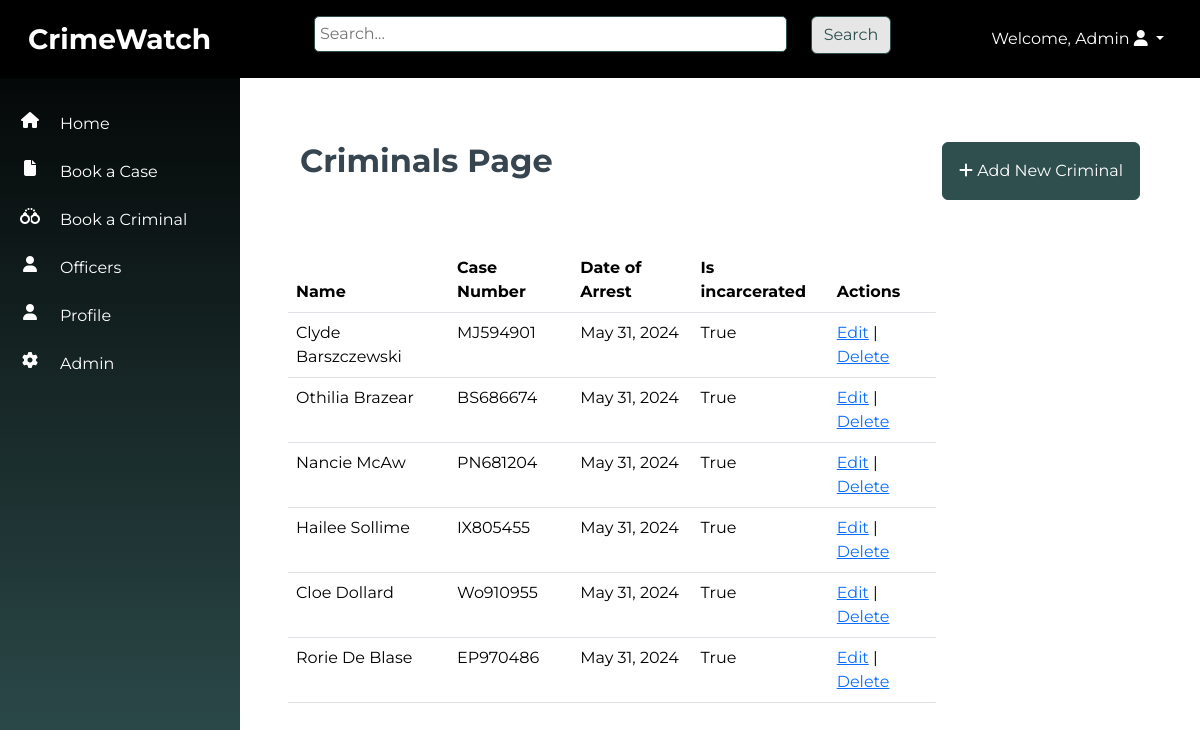
Screenshot of /criminals/ (signed in) with the database file from the repository.
### criminals/models.py (models this page shows, shortened)
class CriminalRecord(models.Model):
    MARITAL_STATUS = [
        ('Single', 'Single'),
        ('Married', 'Married'),
        ('Divorced', 'Divorced'),
        ('Widowed', 'Widowed'),
        ('Widower', 'Widower'),
        ('Celibate', 'Celibate'),
    ]
    RELIGION = [
        ('Christianity', 'Christianity'),
        ('Islam', 'Islam'),
        ('Traditional Worshippers', 'Traditional Worshippers'),
        ('Others', 'Others'),
    ]
    SEX_CHOICES = [
        ('male', 'Male'),
        ('female', 'Female'),
    ]
    first_name = models.CharField(max_length=255)
    middle_name = models.CharField(max_length=255, blank=True)
    surname = models.CharField(max_length=255)
    date_of_birth = models.DateField()
    date_of_arrest = models.DateField(auto_now_add=True)
    time_of_arrest = models.TimeField(auto_now_add=True)
    tribe = models.CharField(max_length=100)
    religion = models.CharField(max_length=100, choices=RELIGION, blank=True)
    marital_status = models.CharField(max_length=10, choices=MARITAL_STATUS, default="Single")
    height_in_meters = models.FloatField()
    weight_in_kg = models.FloatField()
    gender = models.CharField(max_length=10, choices=SEX_CHOICES, default="Male")
    nin = models.CharField(max_length=100, unique=True)
    address = models.CharField(max_length=255, blank=True)
    associated_cases = models.ForeignKey(CriminalCase, on_delete=models.CASCADE, blank=True, null=True)
    contact_info = models.CharField(max_length=100, blank=True)
    distinctive_features = models.CharField(max_length=255, blank=True)
    next_of_kin = models.CharField(max_length=255, blank=True)
    mugshot = models.ImageField(upload_to='src/images/', blank=True)
    known_aliases = models.CharField(max_length=255, blank=True)
    associates = models.CharField(max_length=255, blank=True)
    arresting_officer = models.ForeignKey(Officer, on_delete=models.CASCADE, blank=True)
    case_number = models.CharField(max_length=9, default=generate_case_number, unique=True)
    is_incarcerated = models.BooleanField(default=True)
    is_wanted = models.BooleanField(default=False)

### criminals/views.py (the view)
# urls.py: path('', views.criminal_list, name='criminal_list'),
@login_required
def criminal_list(request):
    criminals = CriminalRecord.objects.all()
    return render(request, 'criminal_list.html', {'criminals': criminals})

### criminals/templates/criminal_list.html (shortened to what this page needs)
{% extends 'base.html' %}
{% block content %}
<div class="container-fluid p-5">
    <div class="row mb-5">
        <div class="col-6">
            <h1 class="fw-bold fs-2">Criminals Page</h1>
        </div>
        <div class="col-6 ">
            <a href="{% url 'criminal_create' %}" class="btn btn-primary p-3 float-end"><i class="fa fa-plus"></i> Add New Criminal</a>
        </div>
    </div>
    <div class="row">
        <table class="table w-75">
            <thead>
                <tr>
                    <th scope="col">Name</th>
                    <th scope="col">Case Number</th>
                    <th scope="col">Date of Arrest</th>
                    <th scope="col">Is incarcerated</th>
                    <th scope="col">Actions</th>
                </tr>
            </thead>
            <tbody>
                {% for criminal in criminals %}
                    <tr>
                        <td class="text-capitalize">{{ criminal.first_name }} {{ criminal.surname }}</td>
                        <td class="text-capitalize">{{ criminal.case_number}}</td>
                        <td class="">{{ criminal.date_of_arrest }}</td>
                        <td class="text-capitalize">{{ criminal.is_incarcerated }}</td>
                        <td>
                            <a href="{% url 'criminal_update' criminal.pk %}">Edit</a> |
                            <a href="{% url 'criminal_delete' criminal.pk %}">Delete</a>
                        </td>
                    </tr>
                {% endfor %}
            </tbody>
        </table>
    </div>
</div>
{% endblock %}

### templates/base.html (shortened to what this page needs)
<!DOCTYPE html>
<html lang="en">
<head>
    <link rel="stylesheet" href="https://cdnjs.cloudflare.com/ajax/libs/font-awesome/6.5.2/css/all.min.css">
    {% load static %}
    <link rel="stylesheet" type="text/css" href="{% static 'src/styles.css' %}">
    <link href="https://cdn.jsdelivr.net/npm/bootstrap@5.3.3/dist/css/bootstrap.min.css" rel="stylesheet">
</head>
<body>
    <nav class="navbar navbar-expand-sm navbar-dark p-3">
        <div class="container-fluid">
            <div class="col-md-3"><a class="navbar-brand fs-3 fw-bold" href="{% url 'home' %}">CrimeWatch</a></div>
            <div class="col-md-6 d-none d-sm-block">
              <form method="get" action="{% url 'search_results' %}">
                <div class="row mb-2 align-items-start">
                  <div class="col-md-10">
                    <input type="text" name="q" placeholder="Search...">
                  </div>
                  <div class="col-md-2 rounded-top">
                    <button type="submit" class="btn btn-gray">Search</button>
                  </div>
              </div>
            </form>
          </div>
                <div class="col-md-3 d-none d-sm-block float-end">
                  {% if user.is_authenticated %}
                  <ul class="navbar-nav ml-3 justify-content-end">
                  <li class="dropdown nav-item">
                      <a href="#" class="dropdown-toggle nav-link text-white text-capitalize" data-bs-toggle="dropdown">Welcome, {{ user.username }} <i class="fa fa-user"></i> <b class="caret"></b></a>
                  </li></ul>
                  {% else %}
                  <li><a href="{% url 'login' %}">Login</a></li>
                  {% endif %}
          </div>
        </div>
      </nav>
    <div class="container-fluid">
        <div class="row">
        <div class="vert-bar d-none d-sm-block">
            <ul class="navbar-nav">
              <li class="nav-item my-1  py-2 row align-items-start">
                <i class="col-3 fa fa-house text-center"></i>
                <a class="col-9 nav-link p-0 m-0" href="{% url 'home' %}">Home</a>
              </li>
              <li class="nav-item my-1  py-2 row align-items-start">
                <i class="col-3 fa fa-file text-center"></i>
                <a class="col-9 nav-link p-0 m-0" href="{% url 'case_create' %}">Book a Case</a>
              </li>
              <li class="nav-item my-1  py-2 row align-items-start">
                <i class="col-3 fa fa-handcuffs text-center"></i>
                <a class="col-9 nav-link p-0 m-0" href="{% url 'criminal_create' %}">Book a Criminal</a>
              </li>
              <li class="nav-item my-1 py-2 row align-items-start">
                <i class="col-3 fa fa-user text-center"></i>
                <a class="col-9 nav-link p-0 m-0" href="{% url 'officer_list' %}">Officers</a>
              </li>
              <li class="nav-item my-1 py-2 row align-items-start">
                <i class="col-3 fa fa-user text-center"></i>
                <a class="col-9 nav-link p-0 m-0" href="{% url 'profile' %}">Profile</a>
              </li>
              <li class="nav-item my-1 py-2 row align-items-start">
                <i class="col-3 fa fa-gear text-center"></i>
                <a class="col-9 nav-link p-0 m-0" href="{% url 'admin:index' %}">Admin</a>
              </li>
              </ul>
        </div>
        <div class="content pt-3">
            {% block content %}{% endblock %}
        </div>
        </div>
    </div>
</body>
</html>

### static/src/styles.css (style rules this page uses)
body { font-family: 'Montserrat', sans-serif !important; color: var(--charcoal) !important; }
:root { --dark-slate-gray:#2F4F4F; --dark-khaki: #BDB76B; --crimson-red: #DC143C; --ivory: ##FFFFF0; --charcoal: #36454F; --dim-gray: #696969; --orange: #FFa500 }
.navbar { background:black; color: var(--dark-slate-gray) !important; z-index: 2; }
.btn-primary { background-color: var(--dark-slate-gray) !important; border-color: var(--dark-slate-gray) !important; }
.btn-gray { background-color: #e6e6e6 !important; color: var(--ivory) !important; border-color: var(--dark-slate-gray) !important; }
.vert-bar { background-image: linear-gradient(180deg, black, var(--dark-slate-gray)) !important; position: fixed; top: 0; left: 0; z-index: 1; padding-top: 100px !important; width: 20% !important; height: 100%; color: white; padding: 20px 0; overflow-x: hidden; }
input[type="text"], input[type="number"], input[type="email"], input[type="date"], textarea { width:100%; border-radius: 5px; border: solid 1px #2F4F4F; padding:5px; }
.content { width:80% !important; margin: auto 0 0 20%; }

### rows the page displays
CriminalRecord: first_name "Clyde", surname "Barszczewski", case_number "MJ594901", date_of_arrest "May 31, 2024", is_incarcerated "True"
CriminalRecord: first_name "Othilia", surname "Brazear", case_number "BS686674", date_of_arrest "May 31, 2024", is_incarcerated "True"
CriminalRecord: first_name "Nancie", surname "McAw", case_number "PN681204", date_of_arrest "May 31, 2024", is_incarcerated "True"
CriminalRecord: first_name "Hailee", surname "Sollime", case_number "IX805455", date_of_arrest "May 31, 2024", is_incarcerated "True"
CriminalRecord: first_name "Cloe", surname "Dollard", case_number "Wo910955", date_of_arrest "May 31, 2024", is_incarcerated "True"
CriminalRecord: first_name "Rorie", surname "De Blase", case_number "EP970486", date_of_arrest "May 31, 2024", is_incarcerated "True"

### other values shown
{{ user.username }} "Admin"
